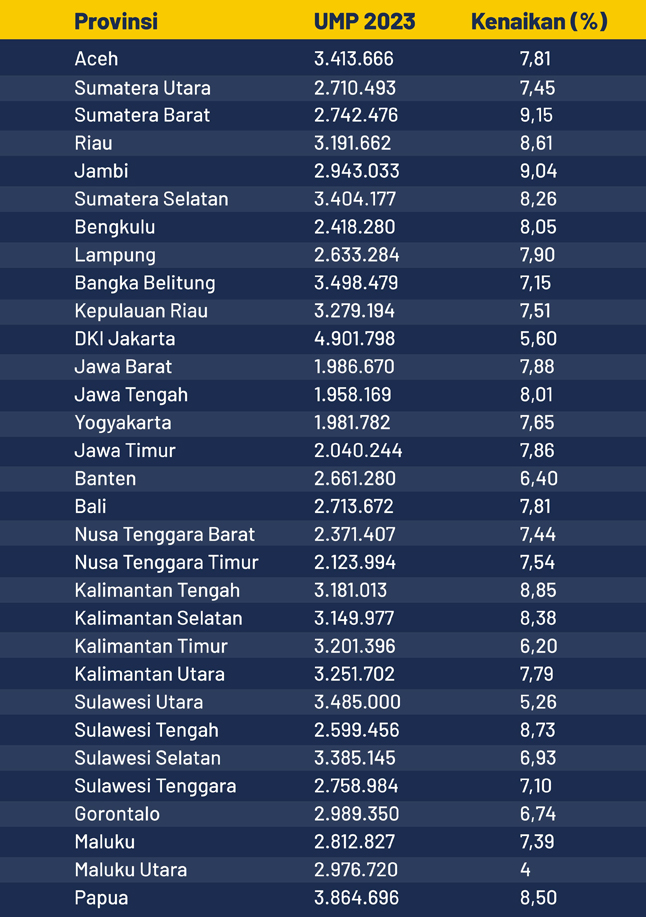
#> input picture 2/data/ump_2023.png, 646 x 917 px
$ jupyter execute --allow-errors post_2.ipynb
#> lines starting #> are read from the running program, lines starting #| are printed output that depends on the picture; after the words box and inside, x2 and y2 are one past the last pixel; in counts of white or black regions, pixels touching at a corner belong together
# Lib. Prep.

[cell 1]
import pandas as pd
import numpy as np
from tabula import read_pdf
from tabulate import tabulate
import matplotlib as mpl
import matplotlib.pyplot as plt
import seaborn as sns
import os, re, cv2, pytesseract, time
from selenium import webdriver
from selenium.webdriver.common.by import By
from io import StringIO
import matplotlib.ticker as ticker
from dotenv import load_dotenv
load_dotenv()
DATA_DIR = os.getenv('DATA_DIR')
PYTESSERACT_DIR = os.getenv('PYTESSERACT_DIR')

# Get Data

## Data UMK

#> (a cell that did not finish here is left out)

[cell 3]
provs = [i for i in range(1425) if i%3==0]
kabkot = [i for i in range(1425) if i%3==1]
umk_val = [i for i in range(1425) if i%3==2]
umk_2023 = pd.DataFrame()
#> (the rest of this cell did not finish here and is left out)

## Data UMP

[cell 4]
# Read the image
image = cv2.imread('data/ump_2023.png', cv2.IMREAD_GRAYSCALE)
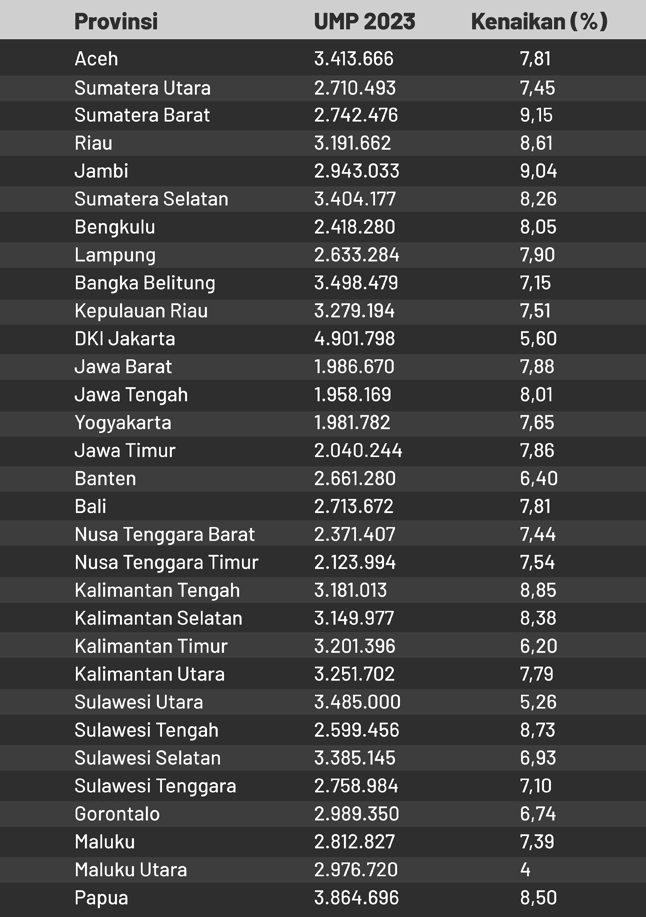
#> image: shape (917, 646); min 21, max 255, mean 69.4

# tresholding to get black and white image
(thresh, im_bw) = cv2.threshold(image, 128, 255, cv2.THRESH_BINARY | cv2.THRESH_OTSU)
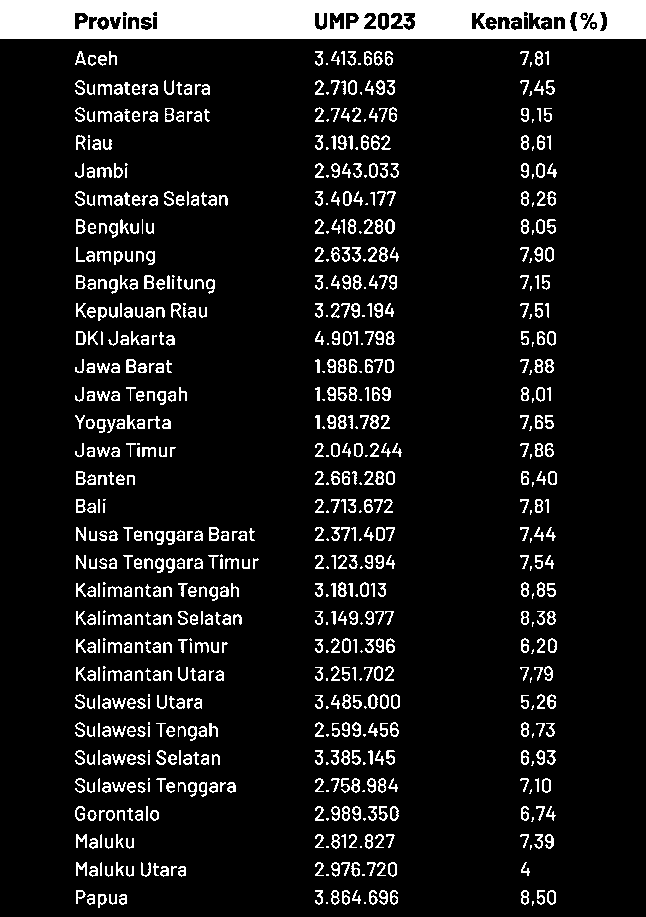
#> im_bw: shape (917, 646); 10% white; 765 white regions (117 under 20 px), largest, box (x1, y1, x2, y2) and area: (0, 0, 646, 39) 22357, (126, 359, 136, 373) 95, (97, 167, 112, 178) 94
#> thresh = 133
thresh = 127
im_bw = cv2.threshold(image, thresh, 255, cv2.THRESH_BINARY)[1]
#> im_bw: shape (917, 646); 10.1% white; 765 white regions (117 under 20 px), largest, box (x1, y1, x2, y2) and area: (0, 0, 646, 39) 22409, (126, 359, 136, 373) 97, (97, 167, 112, 178) 95

# reverse black and white
im_bw = 255-im_bw
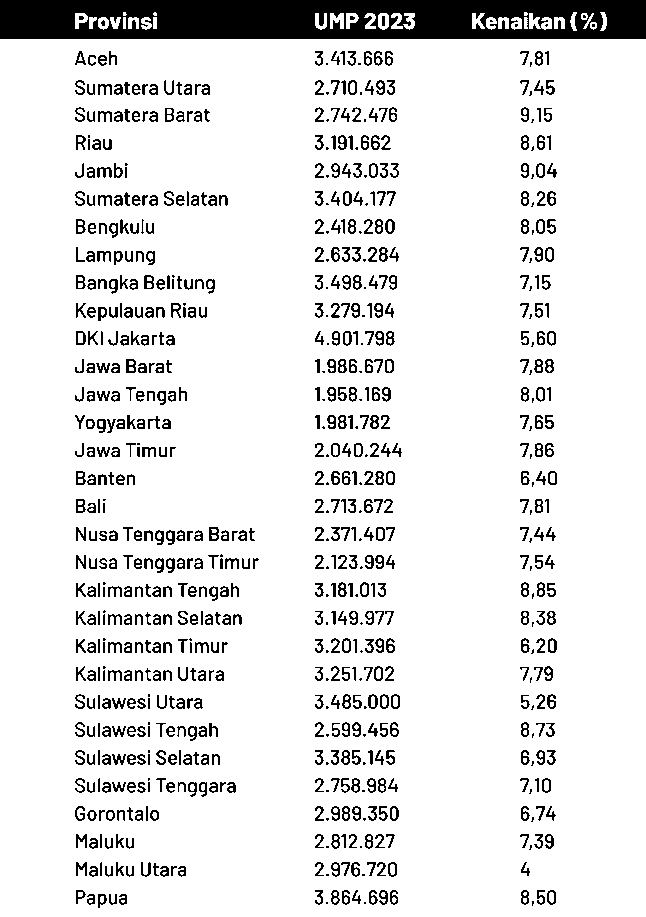
#> im_bw: shape (917, 646); 89.9% white; 765 black regions (117 under 20 px), largest, box (x1, y1, x2, y2) and area: (0, 0, 646, 39) 22409, (126, 359, 136, 373) 97, (97, 167, 112, 178) 95

# saving for checking
cv2.imwrite(f'{DATA_DIR}data_4.jpg',im_bw)

# Apply OCR
pytesseract.pytesseract.tesseract_cmd = PYTESSERACT_DIR
#> (the rest of this cell did not finish here and is left out)
